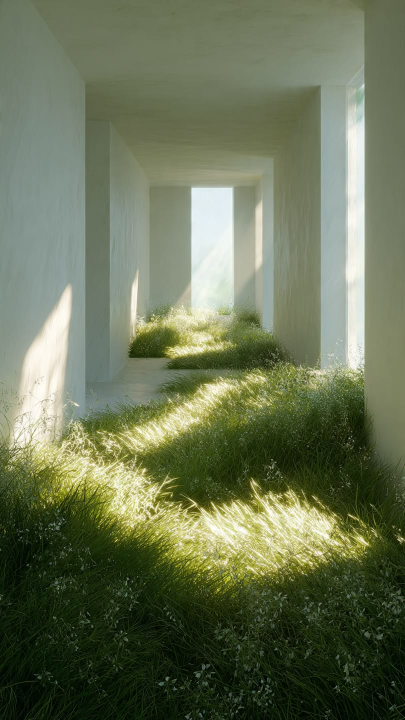
#> input picture examples/223r23tom-smooth-style-skill/images/01.jpg, 810 x 1440 px (shown at 1/2 size)
$ python extract_facts.py ../examples/223r23tom-smooth-style-skill/images
#> lines starting #> are read from the running program, lines starting #| are printed output that depends on the picture
#!/usr/bin/env python3
# /// script
# requires-python = ">=3.10"
# dependencies = ["pillow"]
# ///
"""extract_facts.py — deterministische Pixel-Fakten eines Board-Bilder-Ordners (Stufe 1a).

Misst, was messbar ist, damit die Vision-Analyse (Stufe 1b) nur noch urteilt, wo Urteil
noetig ist: Palette + Dominanz (Median-Cut ueber ALLE Bilder), Randfarben je Bild
(edgeColors oben/unten), Temperatur/Saettigung/Kontrast. Ausgabe: facts.json.

Braucht Pillow — laeuft ohne Installation via uv (PEP-723-Header oben):
    uv run scripts/extract_facts.py <bilder-ordner> [-o facts.json]

Byte-reproduzierbar: gleiche Bilder -> gleiches facts.json (feste Thumbnail-Groesse,
Median-Cut, keine Zufallsquellen).
"""
from __future__ import annotations

import argparse
import json
import sys
from pathlib import Path

from PIL import Image, ImageStat

IMAGE_EXTS = {".jpg", ".jpeg", ".png"}
THUMB = 48                    # Analyse-Aufloesung je Bild (Pixel-Kante)
PALETTE_COLORS = 8            # Median-Cut-Cluster ueber alle Bilder
EDGE_BAND = 5                 # ~10% von THUMB: Zeilen fuer top/bottom-Randfarbe

TEMPERATURE_DELTA = 15        # mean(R) - mean(B): > +delta warm, < -delta cool
SATURATION_LOW, SATURATION_HIGH = 50, 140    # mittlere HSV-S (0-255)
CONTRAST_LOW, CONTRAST_HIGH = 80, 160        # Luma-Spread p95 - p5 (0-255)


class FactsError(Exception):
    """Erwarteter, dem User erklaerbarer Fehler."""


def _rgb_to_hex(rgb) -> str:
    r, g, b = (int(round(v)) for v in rgb)
    return f"#{r:02x}{g:02x}{b:02x}"


def _band_hex(thumb: Image.Image, top: int, bottom: int) -> str:
    band = thumb.crop((0, top, thumb.width, bottom))
    return _rgb_to_hex(ImageStat.Stat(band).mean)


def _histogram_percentile(histogram: list[int], pct: float) -> int:
    total = sum(histogram)
    target = pct * total
    cumulative = 0
    for value, count in enumerate(histogram):
        cumulative += count
        if cumulative >= target:
            return value
    return len(histogram) - 1


def _classify(value: float, low: float, high: float) -> str:
    if value < low:
        return "low"
    if value > high:
        return "high"
    return "medium"


def extract_facts(images_dir) -> dict:
    images_dir = Path(images_dir)
    files = sorted(p for p in images_dir.iterdir()
                   if p.suffix.lower() in IMAGE_EXTS and p.is_file())
    if not files:
        raise FactsError(f"Keine Bilder ({'/'.join(sorted(IMAGE_EXTS))}) in: {images_dir}")

    thumbs: list[tuple[str, Image.Image]] = []
    for path in files:
        with Image.open(path) as img:
#> img is the input picture: PIL image 810x1440 RGB; mean R, G, B 104.9, 114.4, 85.1
            thumbs.append((path.stem, img.convert("RGB").resize((THUMB, THUMB), Image.Resampling.BILINEAR)))

    edge_colors = {
        stem: {
            "top": _band_hex(thumb, 0, EDGE_BAND),
            "bottom": _band_hex(thumb, THUMB - EDGE_BAND, THUMB),
        }
        for stem, thumb in thumbs
    }
#> edge_colors = 2 items

    sheet = Image.new("RGB", (THUMB, THUMB * len(thumbs)))
#> sheet: PIL image 48x96 RGB; every value is 0
    for i, (_, thumb) in enumerate(thumbs):
        sheet.paste(thumb, (0, i * THUMB))
#> this loop made 2 passes
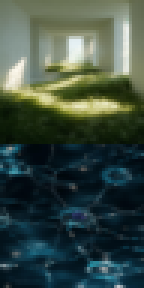
#> sheet: PIL image 48x96 RGB (shown 3 times larger); mean R, G, B 59.3, 75.9, 66.7
    total_pixels = sheet.width * sheet.height
#> total_pixels = 4608

    quantized = sheet.quantize(colors=PALETTE_COLORS, method=Image.Quantize.MEDIANCUT)
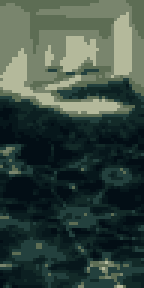
#> quantized: PIL image 48x96 P (shown 3 times larger); mean R, G, B 56.6, 73.2, 64.7
    pal = quantized.getpalette()
#> pal = [180, 185, 155, 121, 133, 109, 93, 109, 84, 35, 64, 61, 19, 42, 40, 12, 31, 33, 7, 23, 27, 3, 14, 21]
    counts = quantized.getcolors(maxcolors=total_pixels) or []
#> counts = [(438, 0), (750, 1), (506, 2), (562, 3), (628, 4), (569, 5), (595, 6), (560, 7)]
    palette = sorted(
        (
            {
                "hex": _rgb_to_hex(pal[idx * 3:idx * 3 + 3]),
                "dominance": round(count / total_pixels, 4),
            }
            for count, idx in counts
        ),
        key=lambda e: (-e["dominance"], e["hex"]),
    )
#> palette = 8 items

    mean_r, _, mean_b = ImageStat.Stat(sheet).mean
#> mean_r = 59.35; mean_b = 66.66
    delta = mean_r - mean_b
#> delta = -7.32
    temperature = "warm" if delta > TEMPERATURE_DELTA else "cool" if delta < -TEMPERATURE_DELTA else "neutral"
#> temperature = 'neutral'

    mean_saturation = ImageStat.Stat(sheet.convert("HSV")).mean[1]
#> mean_saturation = 142.8

    luma_histogram = sheet.convert("L").histogram()
#> luma_histogram = 256 values, max 105 at index 18, min 0 at index 0, mean 18
    luma_spread = _histogram_percentile(luma_histogram, 0.95) - _histogram_percentile(luma_histogram, 0.05)
#> in _histogram_percentile, `total = sum(histogram)`: total = 4608
#> in _histogram_percentile, `target = pct * total`: target = 4377.6
#> the loop in _histogram_percentile, `for value, count in enumerate(histogram):` made 184 passes
#> (count, cumulative) on passes 1 to 3: (0, 0), (0, 0), (0, 0)
#> after the loop in _histogram_percentile, `for value, count in enumerate(histogram):`: cumulative = 4379
#> the loop in _histogram_percentile, `for value, count in enumerate(histogram):` made 13 passes
#> (count, cumulative) on passes 1 to 12: (0, 0), (0, 0), (0, 0), (0, 0), (0, 0), (0, 0), (15, 15), (52, 67), (30, 97), (25, 122), (43, 165), (54, 219)
#> after the loop in _histogram_percentile, `for value, count in enumerate(histogram):`: cumulative = 295
#> luma_spread = 171

    return {
        "source": {"images_dir": str(images_dir), "image_count": len(files)},
        "palette": palette,
        "metrics": {
            "temperature": temperature,
            "saturation": _classify(mean_saturation, SATURATION_LOW, SATURATION_HIGH),
            "contrast": _classify(luma_spread, CONTRAST_LOW, CONTRAST_HIGH),
        },
        "edgeColors": edge_colors,
    }


def main(argv=None) -> int:
    ap = argparse.ArgumentParser(description="Deterministische Pixel-Fakten eines Bilder-Ordners -> facts.json")
    ap.add_argument("images_dir", help="Ordner mit Board-Bildern (NN.jpg/NN.png)")
    ap.add_argument("-o", "--out", help="Zielpfad (Default: <images_dir>/facts.json)")
    args = ap.parse_args(argv)

    try:
        facts = extract_facts(args.images_dir)
#> facts = 4 items
    except FactsError as e:
        print(f"FEHLER: {e}", file=sys.stderr)
        return 1

    out = Path(args.out) if args.out else Path(args.images_dir) / "facts.json"
    out.write_text(json.dumps(facts, ensure_ascii=False, indent=2, sort_keys=True) + "\n", encoding="utf-8")
    print(f"OK — {facts['source']['image_count']} Bilder gemessen -> {out}")
#| OK — 2 Bilder gemessen -> ../examples/223r23tom-smooth-style-skill/images/facts.json
    return 0


if __name__ == "__main__":
    sys.exit(main())
#> (the program exits here)
